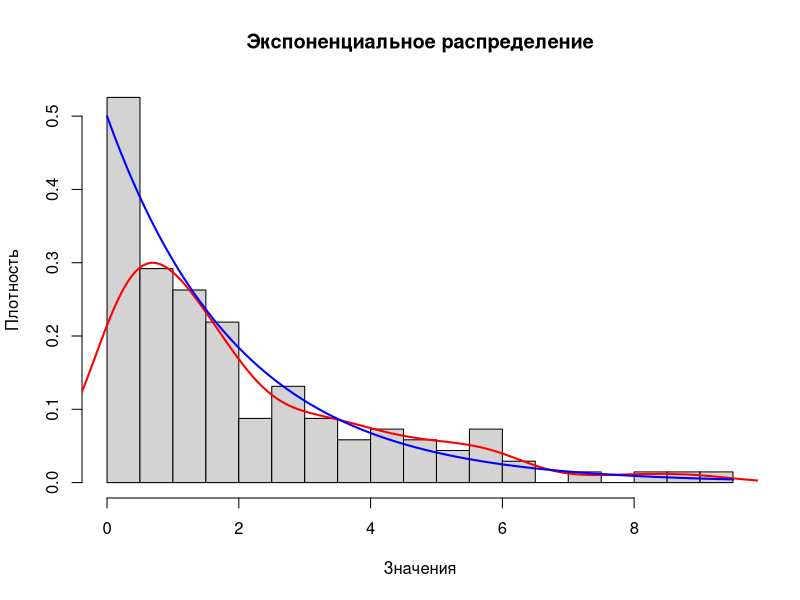
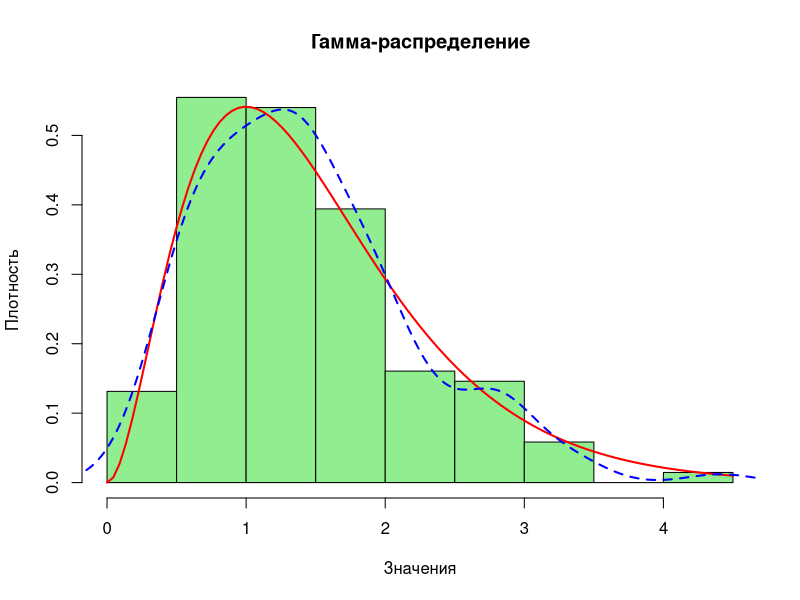

Write the R code that produced these figures, in order.
#1. Сгенерировать выборки объема N (параметр N задать произвольно в диапазоне от 100 до 200) следующих распределений:
#    Экспоненциальное,
#    Гамма-распределение.
#Для каждого распределения параметры задать самостоятельно.
rm(list = ls());
N <- sample(100:200, 1); # объём выборки
lambda_exp <- 0.5  # Параметр экспоненциального распределения
exp_sample <- rexp(N, rate = lambda_exp) # выборка экспоненциального распределения
alpha_gamma <- 3  # параметр α
beta_gamma <- 2   # параметр β
gamma_sample <- rgamma(N, shape = alpha_gamma, rate = beta_gamma) # выборка гамма-распределения
#2. Построить гистограмму относительных частот и график плотности соответствующего теоретического распределения и оценки плотности.
# Гистограмма и плотность для экспоненциального распределения
hist(exp_sample, breaks = 20, freq = FALSE, main = "Экспоненциальное распределение", xlab = "Значения", ylab = "Плотность") #гистограмма
lines(density(exp_sample), col = "red", lwd = 2) # ядерная оценка плотности
curve(dexp(x, rate = lambda_exp), add = TRUE, col = "blue", lwd = 2) # теоретическая плотсность

hist(gamma_sample, freq = FALSE, breaks = 15, main = "Гамма-распределение", xlab = "Значения", ylab = "Плотность", col = "lightgreen")
curve(dgamma(x, shape = alpha_gamma, rate = beta_gamma), add = TRUE, col = "red", lwd = 2)
lines(density(gamma_sample), col = "blue", lwd = 2, lty = 2)

#3. Найти оценки числовых характеристик (выборочные среднее, дисперсию, СКО, моду, медиану, коэффициенты асимметрии и эксцесса.)
# Функция для расчета моды
get_mode <- function(x) {
  ux <- unique(x)
  ux[which.max(tabulate(match(x, ux)))]
}
gamma_mean <- mean(gamma_sample)
gamma_var <- var(gamma_sample)
gamma_sd <- sd(gamma_sample)
gamma_hist <- hist(gamma_sample, breaks = 15, plot = FALSE)
gamma_mode <- get_mode(gamma_sample)
gamma_median <- median(gamma_sample)
#gamma_skewness <- skewness(gamma_sample)
#gamma_kurtosis <- kurtosis(gamma_sample)

cat("\nОценки числовых характеристик:\n")
cat(paste("  Выборочное среднее:", round(gamma_mean, 4), "\n"))
cat(paste("  Выборочная дисперсия:", round(gamma_var, 4), "\n"))
cat(paste("  СКО:", round(gamma_sd, 4), "\n"))
cat(paste("  Мода (оценка):", round(gamma_mode, 4), "\n"))
cat(paste("  Медиана:", round(gamma_median, 4), "\n"))
#cat(paste("  Коэффициент асимметрии:", round(gamma_skewness, 4), "\n"))
#cat(paste("  Коэффициент эксцесса:", round(gamma_kurtosis, 4), "\n"))

exp_mean <- mean(exp_sample)
exp_var <- var(exp_sample)
exp_sd <- sd(exp_sample)
exp_mode <- get_mode(exp_sample)
exp_median <- median(exp_sample)
#exp_skewness <- moments::skewness(exp_sample)
#exp_kurtosis <- moments::kurtosis(exp_sample)

cat(paste("  Выборочное среднее:", round(exp_mean, 4), "\n"))
cat(paste("  Выборочная дисперсия:", round(exp_var, 4), "\n"))
cat(paste("  СКО:", round(exp_sd, 4), "\n"))
cat(paste("  Мода (оценка):", round(exp_mode, 4), "\n"))
cat(paste("  Медиана:", round(exp_median, 4), "\n"))
#cat(paste("  Коэффициент асимметрии:", round(exp_skewness, 4), "\n"))
#cat(paste("  Коэффициент эксцесса:", round(exp_kurtosis, 4), "\n"))

#4. Найти теоретические мат ожидание и дисперсию при заданных параметрах. Сравнить найденные точечные оценки с теоретическими характеристиками.
# Экспоненциальное распределение
theoretical_exp_mean <- 1 / lambda_exp
theoretical_exp_var <- 1 / lambda_exp^2
# Гамма-распределение
theoretical_gamma_mean <- alpha_gamma / beta_gamma
theoretical_gamma_var <- alpha_gamma / beta_gamma^2

cat("Экспоненциальное распределение:\n")
cat("Теоретическое среднее:", theoretical_exp_mean, "Выборочное среднее:", exp_mean, "\n")
cat("Теоретическая дисперсия:", theoretical_exp_var, "Выборочная дисперсия:", exp_var, "\n")

cat("Гамма-распределение:\n")
cat("Теоретическое среднее:", theoretical_gamma_mean, "Выборочное среднее:", gamma_mean, "\n")
cat("Теоретическая дисперсия:", theoretical_gamma_var, "Выборочная дисперсия:", gamma_var, "\n")
#5. Найти оценки параметров соответствующего распределения.
# Оценка параметра λ (метод моментов)
lambda_est <- 1 / exp_mean
cat(paste("Оценка параметра λ (метод моментов):", round(lambda_est, 4)), "\n")
cat(paste("Заданное значение λ:", lambda_exp))
#Оценка параметров гамма-распределения
beta_est <- gamma_mean / gamma_var
alpha_est <- gamma_mean * beta_est

cat(paste("\nОценка параметров (метод моментов):"))
cat(paste("\n  α:", round(alpha_est, 4)))
cat(paste("\n  β:", round(beta_est, 4)))
cat(paste("\nЗаданные значения: α =", alpha_gamma, ", β =", beta_gamma))
#6. Проверить гипотезу о виде распределения с помощью критерия хи-квадрат
# Проверка гипотезы о виде распределения с помощью критерия χ2
breaks_exp <- quantile(exp_sample, probs = seq(0, 1, length.out = 8))
breaks_exp[1] <- 0
breaks_exp[length(breaks_exp)] <- max(exp_sample) + 0.1

obs_exp <- hist(exp_sample, breaks = breaks_exp, plot = FALSE)$counts

# Теоретические вероятности для экспоненциального распределения
probs_exp <- pexp(breaks_exp[-1], rate = lambda_exp) - 
  pexp(breaks_exp[-length(breaks_exp)], rate = lambda_exp)
exp_freq_exp <- probs_exp * N

# Объединяем категории с ожидаемой частотой < 5
valid_exp <- exp_freq_exp >= 5
if (sum(valid_exp) < 2) {
  cat("\nСлишком мало категорий с ожидаемой частотой >= 5. Критерий χ2 не применяется.\n")
} else {
  obs_exp_final <- obs_exp[valid_exp]
  exp_exp_final <- exp_freq_exp[valid_exp]
  
  chi2_stat_exp <- sum((obs_exp_final - exp_exp_final)^2 / exp_exp_final)
  df_exp <- length(obs_exp_final) - 1 - 1  
  p_value_exp <- 1 - pchisq(chi2_stat_exp, df_exp)
  
  cat("\nПроверка гипотезы о виде распределения (критерий χ2):\n")
  cat(paste("  Статистика χ2:", round(chi2_stat_exp, 4), "\n"))
  cat(paste("  Число степеней свободы:", df_exp, "\n"))
  cat(paste("  p-значение:", round(p_value_exp, 4), "\n"))
  
  if (p_value_exp > 0.05) {
    cat("  Результат: Нет оснований отвергнуть гипотезу о экспоненциальном распределении (p > 0.05)\n")
  } else {
    cat("  Результат: Гипотеза о экспоненциальном распределении отвергается (p <= 0.05)\n")
  }
}
# Проверка гипотезы о виде распределения с помощью критерия χ2
breaks_gamma <- quantile(gamma_sample, probs = seq(0, 1, length.out = 8))
breaks_gamma[1] <- 0
breaks_gamma[length(breaks_gamma)] <- max(gamma_sample) + 0.1

obs_gamma <- hist(gamma_sample, breaks = breaks_gamma, plot = FALSE)$counts

# Теоретические вероятности для гамма-распределения
probs_gamma <- pgamma(breaks_gamma[-1], shape = alpha_gamma, rate = beta_gamma) - 
  pgamma(breaks_gamma[-length(breaks_gamma)], shape = alpha_gamma, rate = beta_gamma)
exp_freq_gamma <- probs_gamma * N

valid_gamma <- exp_freq_gamma >= 5
if (sum(valid_gamma) < 2) {
  cat("\nСлишком мало категорий с ожидаемой частотой >= 5. Критерий χ2 не применяется.\n")
} else {
  obs_gamma_final <- obs_gamma[valid_gamma]
  exp_gamma_final <- exp_freq_gamma[valid_gamma]
  
  chi2_stat_gamma <- sum((obs_gamma_final - exp_gamma_final)^2 / exp_gamma_final)
  df_gamma <- length(obs_gamma_final) - 1 - 2
  p_value_gamma <- 1 - pchisq(chi2_stat_gamma, df_gamma)
  
  cat("\nПроверка гипотезы о виде распределения (критерий χ2):\n")
  cat(paste("  Статистика χ2:", round(chi2_stat_gamma, 4), "\n"))
  cat(paste("  Число степеней свободы:", df_gamma, "\n"))
  cat(paste("  p-значение:", round(p_value_gamma, 4), "\n"))
  
  if (p_value_gamma > 0.05) {
    cat("  Результат: Нет оснований отвергнуть гипотезу о гамма-распределении (p > 0.05)\n")
  } else {
    cat("  Результат: Гипотеза о гамма-распределении отвергается (p <= 0.05)\n")
  }
}
